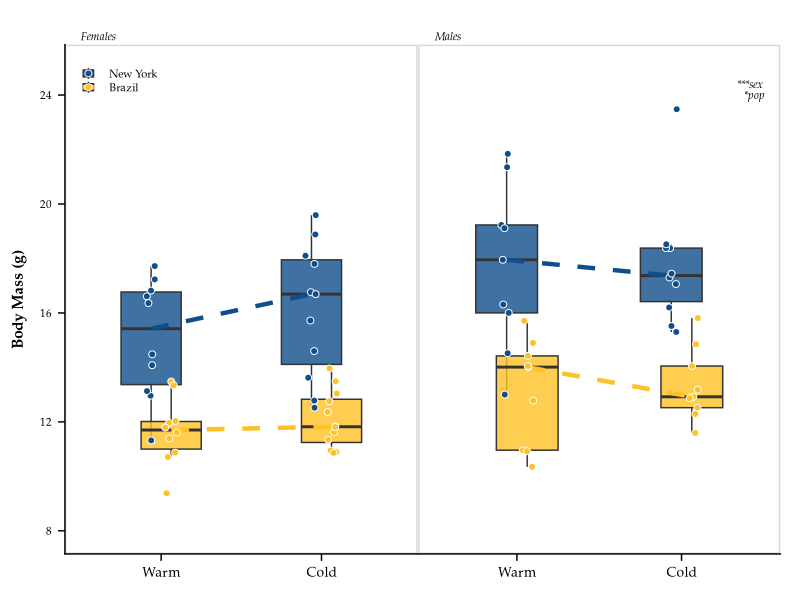
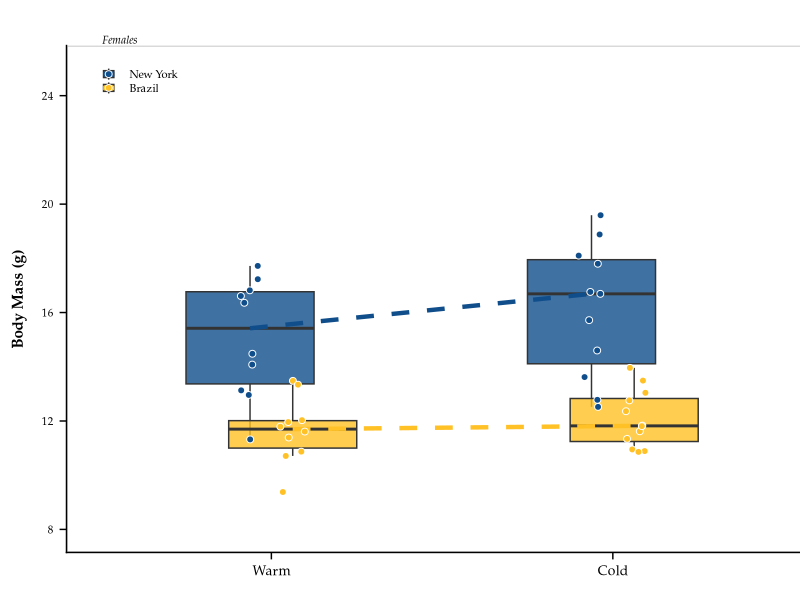
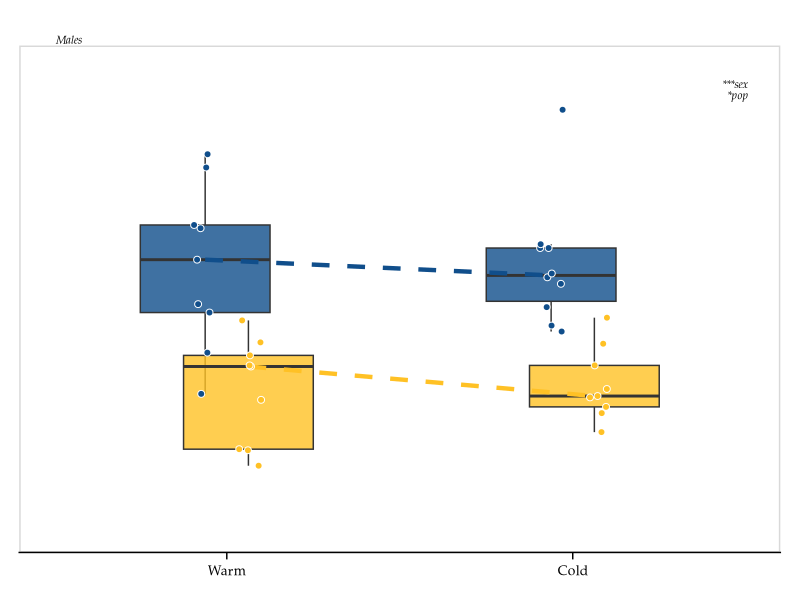

R code for these plots, in order: (Note: this script raises an error after producing the figures.)
#!/usr/bin/env Rscript --vanilla

##############################################################
# Author: Mallory A. Ballinger
# Script first created: 12-Feb-2021
# Script last updated:  09-Apr-2021


# This script plots reaction norms of body mass and extremity lengths of New York
# and Brazil mice across environments (i.e. common garden experiment #2.)
# This script generates Fig. 5, Fig. 6, and Fig. S3 in Ballinger_et_al_2021_AmNat.


##############################################################
# Required packages
##############################################################

rm(list = ls()) # clears R's environment
library(tidyverse)
library(here)
library(cowplot)
library(glue)
library(ggtext)

set.seed(19910118) # so that jitter plots stay in same jittered positions
##############################################################
# Import data
##############################################################

PostDissectionMetaData <- read_csv(here("data/processed/PostDissectionMetaData.csv")) %>%
  select(-1) %>% # removes first column
  mutate(Sex = fct_relevel(Sex, "Male", "Female")) %>% # put males before females
  mutate(Population = fct_relevel(Population, "New York", "Brazil")) %>% # put evolved cold pop first
  mutate(Line = fct_relevel(Line, "SARA", "SARB", "MANA", "MANB")) %>% # put evolved cold lines first
  mutate(Environment = fct_relevel(Environment, "Warm", "Cold" )) # put warm before cold (evolved before plasticity)





##############################################################
# Calculate residuals for plotting
##############################################################

# save TL x BW residuals
residsTLBW <- lm(Final_Tail_Length_mm ~ Body_Weight_g, data = PostDissectionMetaData,
                 na.action = na.exclude)
PostDissectionMetaData$Resids_TLBW <- resid(residsTLBW)


# Based on outlier tests (see 'code/model_RXNs.R'), any ear length
# greater than 17mm is an extreme outlier

PostDissection_filtered <- PostDissectionMetaData %>%
  mutate(Ear_Length_mm = ifelse(Ear_Length_mm > 17, NA, Ear_Length_mm))

# save EL x BW residuals
residsELBW <- lm(Ear_Length_mm ~ Body_Weight_g, data = PostDissection_filtered,
                 na.action = na.exclude)
PostDissection_filtered$Resids_ELBW <- resid(residsELBW)





##############################################################
# Get values from statistical analyses
##############################################################

# Refer to 'code/model_RXNs.R' for model comparisons and statistical analyses


# > car::Anova(lmer(Body_Weight_g ~ Sex * Population * Environment + (1|Line),
#                   +                 data = PostDissectionMetaData), type = "III")
# Analysis of Deviance Table (Type III Wald chisquare tests)
# 
# Response: Body_Weight_g
# Chisq Df Pr(>Chisq)    
# (Intercept)                142.5576  1  < 2.2e-16 ***
# Sex                         20.1407  1  7.195e-06 ***
# Population                   4.9456  1    0.02616 *  
# Environment                  0.0742  1    0.78533    
# Sex:Population               2.6437  1    0.10396    
# Sex:Environment              0.5630  1    0.45306    
# Population:Environment       0.0917  1    0.76197    
# Sex:Population:Environment   0.5565  1    0.45568    
# ---
# Signif. codes:  0 ‘***’ 0.001 ‘**’ 0.01 ‘*’ 0.05 ‘.’ 0.1 ‘ ’ 1

BW_deets <- ("&#42;&#42;&#42;sex<br>\
                        &#42;pop")



# > car::Anova(lmer(Final_Tail_Length_mm ~ Body_Weight_g + Sex * Population * Environment + (1|Line),
#                   +                 data = PostDissectionMetaData), type = "III")
# Analysis of Deviance Table (Type III Wald chisquare tests)
# 
# Response: Final_Tail_Length_mm
# Chisq Df Pr(>Chisq)    
# (Intercept)                178.2408  1  < 2.2e-16 ***
# Body_Weight_g               51.9483  1  5.698e-13 ***
# Sex                          2.7830  1   0.095271 .  
# Population                  15.4846  1  8.318e-05 ***
# Environment                  5.4843  1   0.019188 *  
# Sex:Population               0.6432  1   0.422544    
# Sex:Environment              0.2701  1   0.603288    
# Population:Environment       7.5313  1   0.006064 ** 
# Sex:Population:Environment   0.0293  1   0.864003    
#  Signif. codes:  0 ‘***’ 0.001 ‘**’ 0.01 ‘*’ 0.05 ‘.’ 0.1 ‘ ’ 1

TL_deets <- ("&#42;env<br>\
            &#42;&#42;&#42;pop<br>\
             &#42;&#42;pop x env")



# > car::Anova(lmer(Ear_Length_mm ~ Body_Weight_g + Sex * Population * Environment + (1|Line), data = PostDissection_filtered), type = "III")
# Analysis of Deviance Table (Type III Wald chisquare tests)
# 
# Response: Ear_Length_mm
# Chisq Df Pr(>Chisq)    
# (Intercept)                256.1290  1  < 2.2e-16 ***
# Body_Weight_g               13.3652  1  0.0002563 ***
# Sex                          2.4769  1  0.1155265    
# Population                   0.3438  1  0.5576574    
# Environment                 14.7500  1  0.0001228 ***
# Sex:Population               0.0008  1  0.9774778    
# Sex:Environment              0.2092  1  0.6473669    
# Population:Environment       0.6701  1  0.4130207    
# Sex:Population:Environment   0.2545  1  0.6139013    
# ---
#   Signif. codes:  0 ‘***’ 0.001 ‘**’ 0.01 ‘*’ 0.05 ‘.’ 0.1 ‘ ’ 1

EL_deets <- glue("&#42;&#42;&#42;env")






##############################################################
# Plot sex-specific body mass RXN plot
##############################################################

# Sex-specific datasets
MaleData <- PostDissectionMetaData %>%
  filter(Sex == "Male")

FemaleData <- PostDissectionMetaData %>%
  filter(Sex == "Female")


BWrxnF <-
  ggplot(data=FemaleData, aes(x=Environment, y=Body_Weight_g)) +
  geom_boxplot(aes(fill = Population), position = position_dodge(width=0.25), alpha=0.8, size = 0.5, outlier.shape = NA, notch = FALSE) +
  stat_summary(
    fun = median,
    geom = 'line',
    aes(group = Population, color = Population),
    position = position_dodge(width = 0.25) , size=1.5, alpha = 1.2, linetype = "dashed") +
  geom_point(aes(fill = Population), position = position_jitterdodge(jitter.width = 0.15, dodge.width=0.25), alpha=5, size=2, shape=21, color = "white") +
  #annotate("text", x = 0.75, y=25, label="Males", family = "Palatino") +
  scale_color_manual(values=rep(c("dodgerblue4", "goldenrod1"))) +
  scale_fill_manual(values=rep(c("dodgerblue4", "goldenrod1"))) +
  #scale_x_discrete("Environment", expand=c(0.075,0.5)) +
  #guides(color=guide_legend(override.aes=list(fill=NA)),
  # linetype=guide_legend(override.aes = list(fill=NA))) +# removes gray shading from legend
  scale_y_continuous(breaks = seq(from=8, to=24, by=4), labels = seq(from=8, to=24, by=4), limits = c(8,25)) +
  theme_half_open(20) +
  panel_border() + # puts border around facets
  theme(panel.grid.minor = element_blank(), axis.line = element_line(colour = "black"),
        axis.title.x = element_blank(),
        axis.title.y = element_text(margin = margin(r = 10), size = 11, face = "bold", family = "Palatino"),
        axis.text.x = element_text(size = 10, color = "black", family = "Palatino"),
        axis.text.y = element_text(size = 8, color = "black", family = "Palatino"),
        legend.position = c(0.047, 0.93),
        legend.background = element_blank(),
        legend.box.background = element_blank(),
        legend.key = element_blank(),
        legend.key.height = unit(0.35, "cm"),
        legend.key.width = unit(0.35, "cm"),
        legend.text = element_text(size=8, family = "Palatino"),
        legend.title = element_blank(),
        plot.tag = element_text(family = "Palatino", size = 8, face = "italic"),
        plot.tag.position = c(0.2,1.015),
        plot.title = element_text(size = 8, face = "italic", hjust = 0.05, vjust = -3, family = "Palatino"),
        plot.title.position = "panel",
        plot.margin = unit(c(0.5, -0.45, 0.5, 0.3), "cm")) +
  labs(x = "",
       y = "Body Mass (g)",
       title = "Females")


BWrxnM <-
  ggplot(data=MaleData, aes(x=Environment, y=Body_Weight_g)) +
  geom_boxplot(aes(fill = Population), position = position_dodge(width=0.25), alpha=0.8, size = 0.5, outlier.shape = NA, notch = FALSE) +
  stat_summary(
    fun = median,
    geom = 'line',
    aes(group = Population, color = Population),
    position = position_dodge(width = 0.25) , size=1.5, alpha = 1.2, linetype = "dashed") +
  geom_point(aes(fill = Population), position = position_jitterdodge(jitter.width = 0.15, dodge.width=0.25), alpha=5, size=2, shape=21, color = "white") +
  #annotate("text", x = 2.4, y=25, label="****sex\n*pop", family = "Palatino", fontface = 3, size = 3, hjust = 1) +
  scale_color_manual(values=rep(c("dodgerblue4", "goldenrod1"))) +
  scale_fill_manual(values=rep(c("dodgerblue4", "goldenrod1"))) +
  #scale_x_discrete("Environment", expand=c(0.075,0.5)) +
  scale_y_continuous(breaks = seq(from=8, to=24, by=4), labels = seq(from=8, to=24, by=4), limits = c(8,25)) +
  theme_half_open(20) +
  panel_border() + # puts border around facets
  theme(panel.grid.minor = element_blank(), axis.line = element_line(colour = "black"),
        axis.title.x = element_blank(),
        axis.title.y = element_text(margin = margin(r = 10), size = 10, face = "bold", family = "Palatino"),
        axis.text.x = element_text(size = 10, color = "black", family = "Palatino"),
        axis.text.y = element_blank(),
        axis.ticks.y = element_blank(),
        axis.line.y = element_blank(),
        legend.position = "none",
        plot.tag = element_markdown(family = "Palatino", size = 8, face = "italic", hjust = 1),
        plot.tag.position = c(0.96,0.88),
        plot.title = element_text(size = 8, face = "italic", hjust = 0.05, vjust = -3, family = "Palatino"),
        plot.title.position = "panel",
        plot.margin = unit(c(0.5, 0.5, 0.5, -0.42), "cm")) + # top, right, bottom, left (0.5, 0.5, 0.1, -0.5)
  labs(x = "",
       y = "",
       title = "Males",
       tag = BW_deets)


BW <- cowplot::plot_grid(BWrxnF, BWrxnM, align = "h", label_fontfamily = "Palatino",
                         label_size = 12, label_x = 0.05, hjust = 0)


ggsave("results/figures/RXNs_BW.tiff", height = 3.5, width = 6, compression = "lzw")
ggsave("results/figures/RXNs_BW.pdf", height = 3.5, width = 6)





##############################################################
# Plot rxn norm plots (tail length & ear length)
##############################################################

TLrxn <-
  ggplot(data=PostDissectionMetaData, aes(x=Environment, y=Resids_TLBW)) +
  geom_boxplot(aes(fill = Population), position = position_dodge(width=0.25), alpha=0.8, size = 0.5, outlier.shape = NA, notch = FALSE) +
  stat_summary(
    fun = median,
    geom = 'line',
    aes(group = Population, color = Population),
    position = position_dodge(width = 0.25) , size=1.5, alpha = 1.2, linetype = "dashed") +
  geom_point(aes(fill = Population), position = position_jitterdodge(jitter.width = 0.15, dodge.width=0.25), alpha=5, size=2.25, shape=21, color = "white") +
  scale_color_manual(values=rep(c("dodgerblue4", "goldenrod1"))) +
  scale_fill_manual(values=rep(c("dodgerblue4", "goldenrod1"))) +
  scale_y_continuous(breaks = seq(from=-10, to=10, by=5), labels = seq(from=-10, to=10, by=5), limits = c(-10,10)) +
  theme_bw() + 
  theme(panel.border = element_rect(color = "black", fill = NA, size = 1),
        panel.grid.major = element_blank(), panel.grid.minor = element_blank(),
        axis.title.x = element_blank(),
        axis.title.y = element_text(margin = margin(r = 10), size = 12, face = "bold", family = "Palatino"),
        axis.text.x = element_text(size = 12, color = "black", family = "Palatino"),
        axis.text.y = element_text(size = 11, color = "black", family = "Palatino"),
        legend.position = c(0.14, 0.96),
        legend.background = element_blank(),
        legend.box.background = element_blank(),
        legend.key = element_blank(),
        legend.key.height = unit(0.35, "cm"),
        legend.key.width = unit(0.35, "cm"),
        legend.text = element_text(size=10, family = "Palatino"),
        legend.title = element_blank(),
        plot.tag = element_markdown(family = "Palatino", size = 10, face = "italic", hjust = 1),
        plot.tag.position = c(0.955,0.93),
        plot.title = element_markdown(family = "Palatino"),
        plot.margin = unit(c(0.5, 0.5, 0.5, 0.5), "cm")) +
  labs(x = "",
       y = "Tail Length (resid.)",
       tag = TL_deets)


ELrxn <-
  ggplot(data=PostDissection_filtered, aes(x=Environment, y=Resids_ELBW)) +
  geom_boxplot(aes(fill = Population), position = position_dodge(width=0.25), alpha=0.8, size = 0.5, outlier.shape = NA, notch = FALSE) +
  stat_summary(
    fun = median,
    geom = 'line',
    aes(group = Population, color = Population),
    position = position_dodge(width = 0.25) , size=1.5, alpha = 1.2, linetype = "dashed") +
  geom_point(aes(fill = Population), position = position_jitterdodge(jitter.width = 0.15, dodge.width=0.25), alpha=5, size=2.25, shape=21, color = "white") +
  scale_color_manual(values=rep(c("dodgerblue4", "goldenrod1"))) +
  scale_fill_manual(values=rep(c("dodgerblue4", "goldenrod1"))) +
  scale_y_continuous(breaks = seq(from=-2, to=2, by=1), labels = seq(from=-2, to=2, by=1), limits = c(-2,2)) +
  theme_bw() + 
  theme(panel.border = element_rect(color = "black", fill = NA, size = 1),
        panel.grid.major = element_blank(), panel.grid.minor = element_blank(),
        axis.title.x = element_blank(),
        axis.title.y = element_text(margin = margin(r = 10), size = 12, face = "bold", family = "Palatino"),
        axis.text.x = element_text(size = 12, color = "black", family = "Palatino"),
        axis.text.y = element_text(size = 11, color = "black", family = "Palatino"),
        legend.position = 'none',
        plot.tag = element_markdown(family = "Palatino", size = 10, face = "italic", hjust = 1),
        plot.tag.position = c(0.96,0.95),
        plot.title = element_markdown(family = "Palatino"),
        plot.margin = unit(c(0.5, 0.5, 0.5, 0.5), "cm")) +
  labs(x = "",
       y = "Ear Length (resid.)",
       tag = EL_deets)


Extremities <- cowplot::plot_grid(TLrxn, ELrxn, ncol = 2, nrow = 1, labels = c('A)', 'B)'), label_fontfamily = "Palatino",
                   align = 'h', label_size = 14, label_x = 0.05, hjust = 0)

ggsave("results/figures/RXNs_Extremities.tiff", height = 4, width = 8.5, compression = "lzw")
ggsave("results/figures/RXNs_Extremities.pdf", height = 4, width = 8.5)





##############################################################
# Plot sex-specific BMI plot
##############################################################

BMIrxnF <-
  ggplot(data=FemaleData, aes(x=Environment, y=BMI_kg_m2)) +
  geom_boxplot(aes(fill = Population), position = position_dodge(width=0.25), alpha=0.8, size = 0.5, outlier.shape = NA, notch = FALSE) +
  stat_summary(
    fun = median,
    geom = 'line',
    aes(group = Population, color = Population),
    position = position_dodge(width = 0.25) , size=1.5, alpha = 1.2, linetype = "dashed") +
  geom_point(aes(fill = Population), position = position_jitterdodge(jitter.width = 0.15, dodge.width=0.25), alpha=5, size=2, shape=21, color = "white") +
  #annotate("text", x = 0.75, y=25, label="Males", family = "Palatino") +
  scale_color_manual(values=rep(c("dodgerblue4", "goldenrod1"))) +
  scale_fill_manual(values=rep(c("dodgerblue4", "goldenrod1"))) +
  #scale_x_discrete("Environment", expand=c(0.075,0.5)) +
  #guides(color=guide_legend(override.aes=list(fill=NA)),
  # linetype=guide_legend(override.aes = list(fill=NA))) +# removes gray shading from legend
  #scale_y_continuous(breaks = seq(from=8, to=24, by=4), labels = seq(from=8, to=24, by=4), limits = c(8,25)) +
  theme_half_open(20) +
  panel_border() + # puts border around facets
  theme(panel.grid.minor = element_blank(), axis.line = element_line(colour = "black"),
        axis.title.x = element_blank(),
        axis.title.y = element_markdown(margin = margin(r = 10), size = 11, face = "bold", family = "Palatino"),
        axis.text.x = element_text(size = 10, color = "black", family = "Palatino"),
        axis.text.y = element_text(size = 8, color = "black", family = "Palatino"),
        legend.position = c(0.047, 0.96),
        legend.background = element_blank(),
        legend.box.background = element_blank(),
        legend.key = element_blank(),
        legend.key.height = unit(0.35, "cm"),
        legend.key.width = unit(0.35, "cm"),
        legend.text = element_text(size=8, family = "Palatino"),
        legend.title = element_blank(),
        plot.tag = element_text(family = "Palatino", size = 8, face = "italic"),
        plot.tag.position = c(0.2,1.015),
        plot.title = element_text(size = 8, face = "italic", hjust = 0.05, vjust = -3, family = "Palatino"),
        plot.title.position = "panel",
        plot.margin = unit(c(0.5, -0.45, 0.5, 0.3), "cm")) +
  labs(x = "",
       y = "Body Mass Index (kg/m<sup>2</sup>)",
       title = "Females")


BMIrxnM <-
  ggplot(data=MaleData, aes(x=Environment, y=BMI_kg_m2)) +
  geom_boxplot(aes(fill = Population), position = position_dodge(width=0.25), alpha=0.8, size = 0.5, outlier.shape = NA, notch = FALSE) +
  stat_summary(
    fun = median,
    geom = 'line',
    aes(group = Population, color = Population),
    position = position_dodge(width = 0.25) , size=1.5, alpha = 1.2, linetype = "dashed") +
  geom_point(aes(fill = Population), position = position_jitterdodge(jitter.width = 0.15, dodge.width=0.25), alpha=5, size=2, shape=21, color = "white") +
  #annotate("text", x = 2.4, y=25, label="****sex\n*pop", family = "Palatino", fontface = 3, size = 3, hjust = 1) +
  scale_color_manual(values=rep(c("dodgerblue4", "goldenrod1"))) +
  scale_fill_manual(values=rep(c("dodgerblue4", "goldenrod1"))) +
  #scale_x_discrete("Environment", expand=c(0.075,0.5)) +
  #scale_y_continuous(breaks = seq(from=1.2, to=3, by=4), labels = seq(from=8, to=24, by=4), limits = c(8,25)) +
  theme_half_open(20) +
  panel_border() + # puts border around facets
  theme(panel.grid.minor = element_blank(), axis.line = element_line(colour = "black"),
        axis.title.x = element_blank(),
        axis.title.y = element_text(margin = margin(r = 10), size = 10, face = "bold", family = "Palatino"),
        axis.text.x = element_text(size = 10, color = "black", family = "Palatino"),
        axis.text.y = element_blank(),
        axis.ticks.y = element_blank(),
        axis.line.y = element_blank(),
        legend.position = "none",
        plot.tag = element_markdown(family = "Palatino", size = 8, face = "italic", hjust = 1),
        plot.tag.position = c(0.96,0.88),
        plot.title = element_text(size = 8, face = "italic", hjust = 0.05, vjust = -3, family = "Palatino"),
        plot.title.position = "panel",
        plot.margin = unit(c(0.5, 0.5, 0.5, -0.42), "cm")) + # top, right, bottom, left (0.5, 0.5, 0.1, -0.5)
  labs(x = "",
       y = "",
       title = "Males")


BMI <- cowplot::plot_grid(BMIrxnF, BMIrxnM, align = "h", label_fontfamily = "Palatino",
                         label_size = 12, label_x = 0.05, hjust = 0)


ggsave("results/figures/RXNs_BMI.tiff", height = 3.5, width = 6, compression = "lzw")
ggsave("results/figures/RXNs_BMI.pdf", height = 3.5, width = 6)